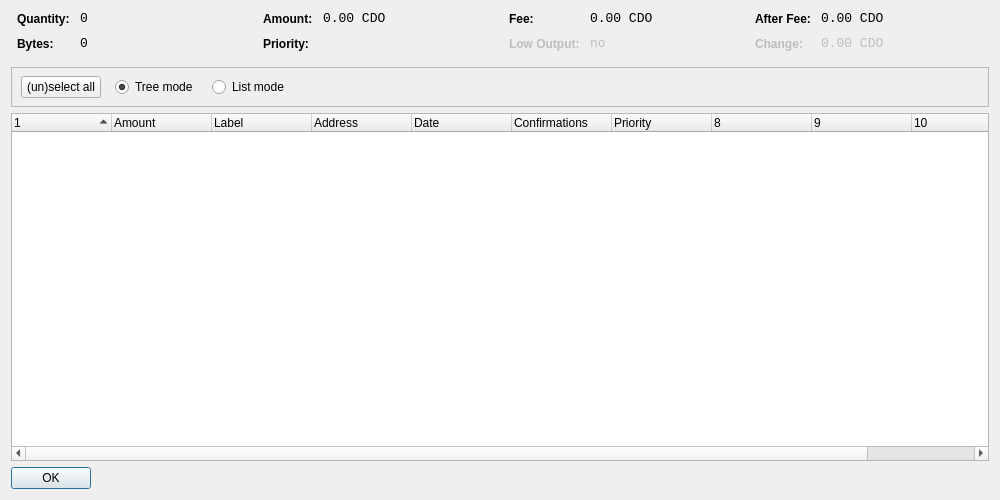
<?xml version="1.0" encoding="UTF-8"?>
<ui version="4.0">
 <class>CoinControlDialog</class>
 <widget class="QDialog" name="CoinControlDialog">
  <property name="geometry">
   <rect>
    <x>0</x>
    <y>0</y>
    <width>1000</width>
    <height>500</height>
   </rect>
  </property>
  <property name="windowTitle">
   <string>Coin Control</string>
  </property>
  <layout class="QVBoxLayout" name="verticalLayout">
   <item>
    <layout class="QHBoxLayout" name="horizontalLayoutTop" stretch="0,0,0,0">
     <property name="topMargin">
      <number>0</number>
     </property>
     <property name="bottomMargin">
      <number>10</number>
     </property>
     <item>
      <layout class="QFormLayout" name="formLayoutCoinControl1">
       <property name="horizontalSpacing">
        <number>10</number>
       </property>
       <property name="verticalSpacing">
        <number>10</number>
       </property>
       <property name="leftMargin">
        <number>6</number>
       </property>
       <property name="rightMargin">
        <number>6</number>
       </property>
       <item row="0" column="0">
        <widget class="QLabel" name="labelCoinControlQuantityText">
         <property name="styleSheet">
          <string notr="true">font-weight:bold;</string>
         </property>
         <property name="text">
          <string>Quantity:</string>
         </property>
        </widget>
       </item>
       <item row="0" column="1">
        <widget class="QLabel" name="labelCoinControlQuantity">
         <property name="font">
          <font>
           <family>Monospace</family>
           <pointsize>10</pointsize>
          </font>
         </property>
         <property name="cursor">
          <cursorShape>IBeamCursor</cursorShape>
         </property>
         <property name="contextMenuPolicy">
          <enum>Qt::ActionsContextMenu</enum>
         </property>
         <property name="text">
          <string notr="true">0</string>
         </property>
         <property name="textInteractionFlags">
          <set>Qt::LinksAccessibleByMouse|Qt::TextSelectableByKeyboard|Qt::TextSelectableByMouse</set>
         </property>
        </widget>
       </item>
       <item row="1" column="0">
        <widget class="QLabel" name="labelCoinControlBytesText">
         <property name="styleSheet">
          <string notr="true">font-weight:bold;</string>
         </property>
         <property name="text">
          <string>Bytes:</string>
         </property>
        </widget>
       </item>
       <item row="1" column="1">
        <widget class="QLabel" name="labelCoinControlBytes">
         <property name="font">
          <font>
           <family>Monospace</family>
           <pointsize>10</pointsize>
          </font>
         </property>
         <property name="cursor">
          <cursorShape>IBeamCursor</cursorShape>
         </property>
         <property name="contextMenuPolicy">
          <enum>Qt::ActionsContextMenu</enum>
         </property>
         <property name="text">
          <string notr="true">0</string>
         </property>
         <property name="textInteractionFlags">
          <set>Qt::LinksAccessibleByMouse|Qt::TextSelectableByKeyboard|Qt::TextSelectableByMouse</set>
         </property>
        </widget>
       </item>
      </layout>
     </item>
     <item>
      <layout class="QFormLayout" name="formLayoutCoinControl2">
       <property name="horizontalSpacing">
        <number>10</number>
       </property>
       <property name="verticalSpacing">
        <number>10</number>
       </property>
       <property name="leftMargin">
        <number>6</number>
       </property>
       <property name="rightMargin">
        <number>6</number>
       </property>
       <item row="0" column="0">
        <widget class="QLabel" name="labelCoinControlAmountText">
         <property name="styleSheet">
          <string notr="true">font-weight:bold;</string>
         </property>
         <property name="text">
          <string>Amount:</string>
         </property>
        </widget>
       </item>
       <item row="0" column="1">
        <widget class="QLabel" name="labelCoinControlAmount">
         <property name="font">
          <font>
           <family>Monospace</family>
           <pointsize>10</pointsize>
          </font>
         </property>
         <property name="cursor">
          <cursorShape>IBeamCursor</cursorShape>
         </property>
         <property name="contextMenuPolicy">
          <enum>Qt::ActionsContextMenu</enum>
         </property>
         <property name="text">
          <string notr="true">0.00 CDO</string>
         </property>
         <property name="textInteractionFlags">
          <set>Qt::LinksAccessibleByMouse|Qt::TextSelectableByKeyboard|Qt::TextSelectableByMouse</set>
         </property>
        </widget>
       </item>
       <item row="1" column="0">
        <widget class="QLabel" name="labelCoinControlPriorityText">
         <property name="styleSheet">
          <string notr="true">font-weight:bold;</string>
         </property>
         <property name="text">
          <string>Priority:</string>
         </property>
        </widget>
       </item>
       <item row="1" column="1">
        <widget class="QLabel" name="labelCoinControlPriority">
         <property name="font">
          <font>
           <family>Monospace</family>
           <pointsize>10</pointsize>
          </font>
         </property>
         <property name="cursor">
          <cursorShape>IBeamCursor</cursorShape>
         </property>
         <property name="contextMenuPolicy">
          <enum>Qt::ActionsContextMenu</enum>
         </property>
         <property name="text">
          <string/>
         </property>
         <property name="textInteractionFlags">
          <set>Qt::LinksAccessibleByMouse|Qt::TextSelectableByKeyboard|Qt::TextSelectableByMouse</set>
         </property>
        </widget>
       </item>
      </layout>
     </item>
     <item>
      <layout class="QFormLayout" name="formLayoutCoinControl3">
       <property name="horizontalSpacing">
        <number>10</number>
       </property>
       <property name="verticalSpacing">
        <number>10</number>
       </property>
       <property name="leftMargin">
        <number>6</number>
       </property>
       <property name="rightMargin">
        <number>6</number>
       </property>
       <item row="0" column="0">
        <widget class="QLabel" name="labelCoinControlFeeText">
         <property name="styleSheet">
          <string notr="true">font-weight:bold;</string>
         </property>
         <property name="text">
          <string>Fee:</string>
         </property>
        </widget>
       </item>
       <item row="0" column="1">
        <widget class="QLabel" name="labelCoinControlFee">
         <property name="font">
          <font>
           <family>Monospace</family>
           <pointsize>10</pointsize>
          </font>
         </property>
         <property name="cursor">
          <cursorShape>IBeamCursor</cursorShape>
         </property>
         <property name="contextMenuPolicy">
          <enum>Qt::ActionsContextMenu</enum>
         </property>
         <property name="text">
          <string notr="true">0.00 CDO</string>
         </property>
         <property name="textInteractionFlags">
          <set>Qt::LinksAccessibleByMouse|Qt::TextSelectableByKeyboard|Qt::TextSelectableByMouse</set>
         </property>
        </widget>
       </item>
       <item row="1" column="0">
        <widget class="QLabel" name="labelCoinControlLowOutputText">
         <property name="enabled">
          <bool>false</bool>
         </property>
         <property name="styleSheet">
          <string notr="true">font-weight:bold;</string>
         </property>
         <property name="text">
          <string>Low Output:</string>
         </property>
        </widget>
       </item>
       <item row="1" column="1">
        <widget class="QLabel" name="labelCoinControlLowOutput">
         <property name="enabled">
          <bool>false</bool>
         </property>
         <property name="font">
          <font>
           <family>Monospace</family>
           <pointsize>10</pointsize>
          </font>
         </property>
         <property name="cursor">
          <cursorShape>IBeamCursor</cursorShape>
         </property>
         <property name="contextMenuPolicy">
          <enum>Qt::ActionsContextMenu</enum>
         </property>
         <property name="text">
          <string notr="true">no</string>
         </property>
         <property name="textInteractionFlags">
          <set>Qt::LinksAccessibleByMouse|Qt::TextSelectableByKeyboard|Qt::TextSelectableByMouse</set>
         </property>
        </widget>
       </item>
      </layout>
     </item>
     <item>
      <layout class="QFormLayout" name="formLayoutCoinControl4">
       <property name="horizontalSpacing">
        <number>10</number>
       </property>
       <property name="verticalSpacing">
        <number>10</number>
       </property>
       <property name="leftMargin">
        <number>6</number>
       </property>
       <property name="rightMargin">
        <number>6</number>
       </property>
       <item row="0" column="0">
        <widget class="QLabel" name="labelCoinControlAfterFeeText">
         <property name="styleSheet">
          <string notr="true">font-weight:bold;</string>
         </property>
         <property name="text">
          <string>After Fee:</string>
         </property>
        </widget>
       </item>
       <item row="0" column="1">
        <widget class="QLabel" name="labelCoinControlAfterFee">
         <property name="font">
          <font>
           <family>Monospace</family>
           <pointsize>10</pointsize>
          </font>
         </property>
         <property name="cursor">
          <cursorShape>IBeamCursor</cursorShape>
         </property>
         <property name="contextMenuPolicy">
          <enum>Qt::ActionsContextMenu</enum>
         </property>
         <property name="text">
          <string notr="true">0.00 CDO</string>
         </property>
         <property name="textInteractionFlags">
          <set>Qt::LinksAccessibleByMouse|Qt::TextSelectableByKeyboard|Qt::TextSelectableByMouse</set>
         </property>
        </widget>
       </item>
       <item row="1" column="0">
        <widget class="QLabel" name="labelCoinControlChangeText">
         <property name="enabled">
          <bool>false</bool>
         </property>
         <property name="styleSheet">
          <string notr="true">font-weight:bold;</string>
         </property>
         <property name="text">
          <string>Change:</string>
         </property>
        </widget>
       </item>
       <item row="1" column="1">
        <widget class="QLabel" name="labelCoinControlChange">
         <property name="enabled">
          <bool>false</bool>
         </property>
         <property name="font">
          <font>
           <family>Monospace</family>
           <pointsize>10</pointsize>
          </font>
         </property>
         <property name="cursor">
          <cursorShape>IBeamCursor</cursorShape>
         </property>
         <property name="contextMenuPolicy">
          <enum>Qt::ActionsContextMenu</enum>
         </property>
         <property name="text">
          <string notr="true">0.00 CDO</string>
         </property>
         <property name="textInteractionFlags">
          <set>Qt::LinksAccessibleByMouse|Qt::TextSelectableByKeyboard|Qt::TextSelectableByMouse</set>
         </property>
        </widget>
       </item>
      </layout>
     </item>
    </layout>
   </item>
   <item>
    <widget class="QFrame" name="frame">
     <property name="minimumSize">
      <size>
       <width>0</width>
       <height>40</height>
      </size>
     </property>
     <property name="frameShape">
      <enum>QFrame::StyledPanel</enum>
     </property>
     <property name="frameShadow">
      <enum>QFrame::Sunken</enum>
     </property>
     <widget class="QWidget" name="horizontalLayoutWidget">
      <property name="geometry">
       <rect>
        <x>10</x>
        <y>0</y>
        <width>781</width>
        <height>41</height>
       </rect>
      </property>
      <layout class="QHBoxLayout" name="horizontalLayoutPanel" stretch="0,0,0,0,0">
       <property name="spacing">
        <number>14</number>
       </property>
       <item>
        <widget class="QPushButton" name="pushButtonSelectAll">
         <property name="sizePolicy">
          <sizepolicy hsizetype="Maximum" vsizetype="Fixed">
           <horstretch>0</horstretch>
           <verstretch>0</verstretch>
          </sizepolicy>
         </property>
         <property name="text">
          <string>(un)select all</string>
         </property>
        </widget>
       </item>
       <item>
        <widget class="QRadioButton" name="radioTreeMode">
         <property name="sizePolicy">
          <sizepolicy hsizetype="Maximum" vsizetype="Fixed">
           <horstretch>0</horstretch>
           <verstretch>0</verstretch>
          </sizepolicy>
         </property>
         <property name="text">
          <string>Tree mode</string>
         </property>
         <property name="checked">
          <bool>true</bool>
         </property>
        </widget>
       </item>
       <item>
        <widget class="QRadioButton" name="radioListMode">
         <property name="sizePolicy">
          <sizepolicy hsizetype="Maximum" vsizetype="Fixed">
           <horstretch>0</horstretch>
           <verstretch>0</verstretch>
          </sizepolicy>
         </property>
         <property name="text">
          <string>List mode</string>
         </property>
        </widget>
       </item>
       <item>
        <spacer name="horizontalSpacer">
         <property name="orientation">
          <enum>Qt::Horizontal</enum>
         </property>
         <property name="sizeHint" stdset="0">
          <size>
           <width>40</width>
           <height>20</height>
          </size>
         </property>
        </spacer>
       </item>
      </layout>
     </widget>
    </widget>
   </item>
   <item>
    <widget class="CoinControlTreeWidget" name="treeWidget">
     <property name="contextMenuPolicy">
      <enum>Qt::CustomContextMenu</enum>
     </property>
     <property name="sortingEnabled">
      <bool>false</bool>
     </property>
     <property name="columnCount">
      <number>11</number>
     </property>
     <attribute name="headerShowSortIndicator" stdset="0">
      <bool>true</bool>
     </attribute>
     <attribute name="headerStretchLastSection">
      <bool>false</bool>
     </attribute>
     <column>
      <property name="text">
       <string/>
      </property>
     </column>
     <column>
      <property name="text">
       <string>Amount</string>
      </property>
     </column>
     <column>
      <property name="text">
       <string>Label</string>
      </property>
     </column>
     <column>
      <property name="text">
       <string>Address</string>
      </property>
     </column>
     <column>
      <property name="text">
       <string>Date</string>
      </property>
     </column>
     <column>
      <property name="text">
       <string>Confirmations</string>
      </property>
      <property name="toolTip">
       <string>Confirmed</string>
      </property>
     </column>
     <column>
      <property name="text">
       <string>Priority</string>
      </property>
     </column>
     <column>
      <property name="text">
       <string/>
      </property>
     </column>
     <column>
      <property name="text">
       <string/>
      </property>
     </column>
     <column>
      <property name="text">
       <string/>
      </property>
     </column>
     <column>
      <property name="text">
       <string/>
      </property>
     </column>
    </widget>
   </item>
   <item>
    <widget class="QDialogButtonBox" name="buttonBox">
     <property name="sizePolicy">
      <sizepolicy hsizetype="Maximum" vsizetype="Fixed">
       <horstretch>0</horstretch>
       <verstretch>0</verstretch>
      </sizepolicy>
     </property>
     <property name="orientation">
      <enum>Qt::Horizontal</enum>
     </property>
     <property name="standardButtons">
      <set>QDialogButtonBox::Ok</set>
     </property>
    </widget>
   </item>
  </layout>
 </widget>
 <customwidgets>
  <customwidget>
   <class>CoinControlTreeWidget</class>
   <extends>QTreeWidget</extends>
   <header>coincontroltreewidget.h</header>
  </customwidget>
 </customwidgets>
 <resources/>
 <connections/>
</ui>
